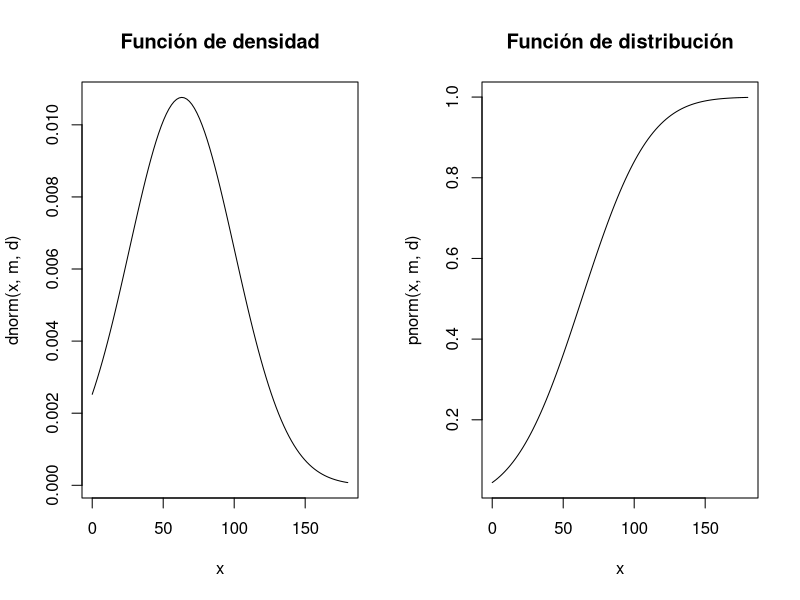
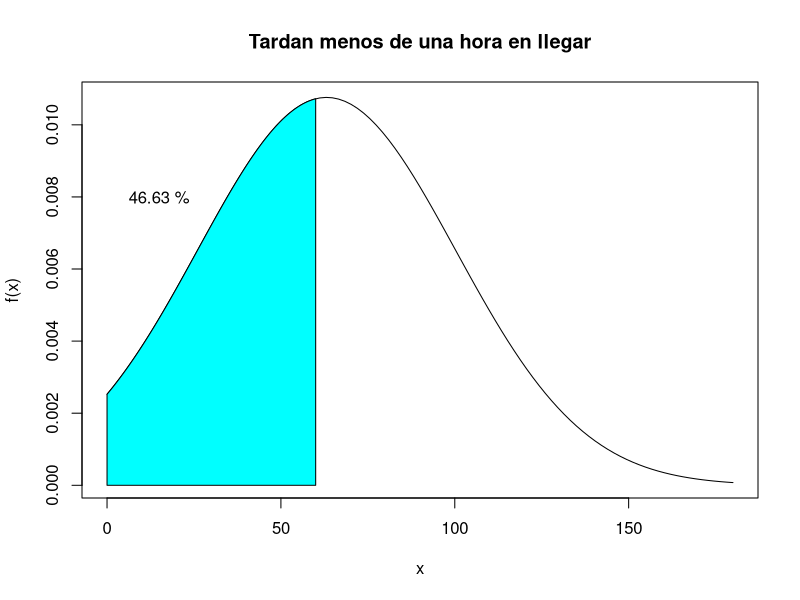
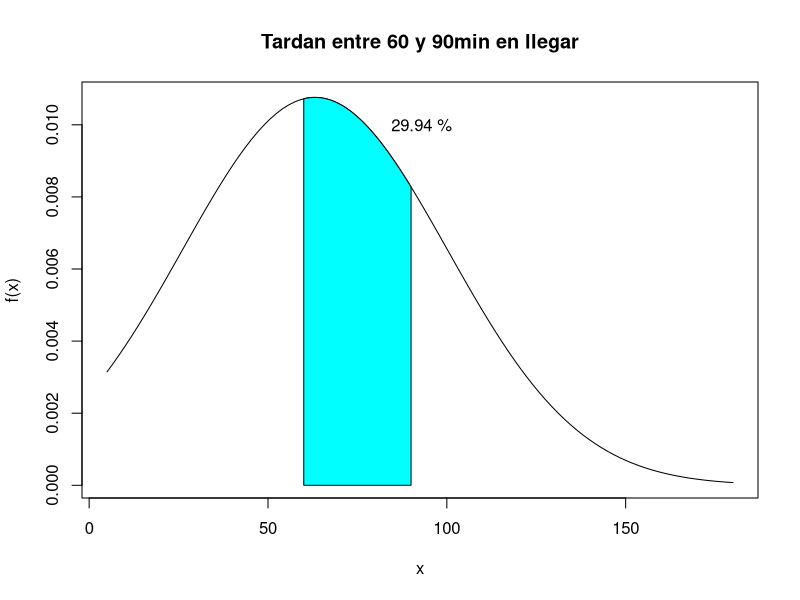
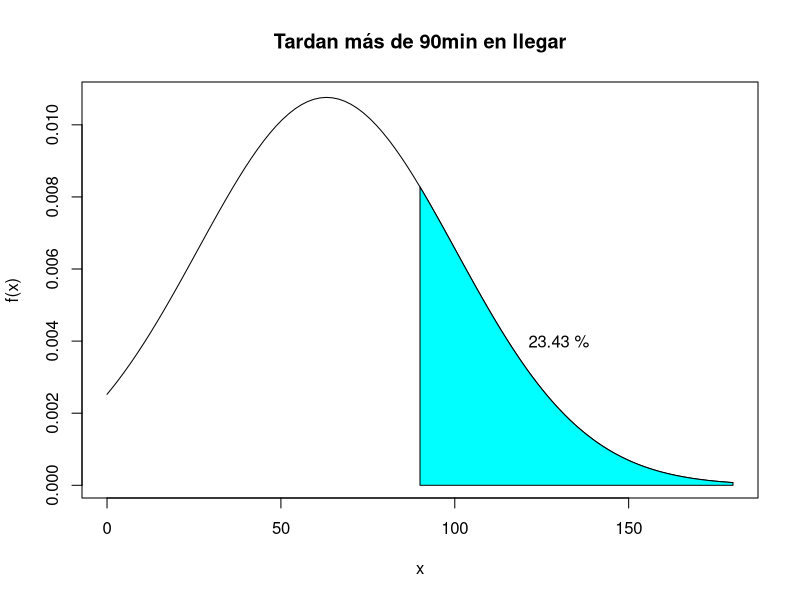
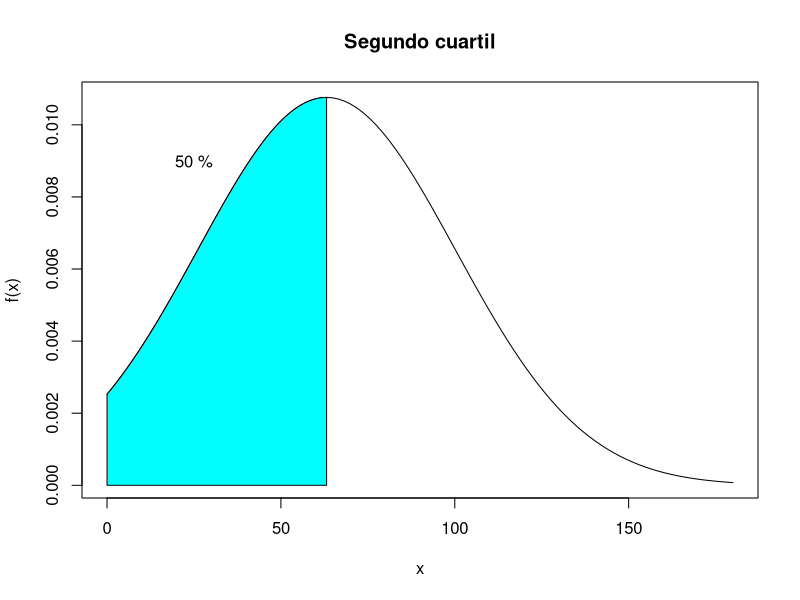
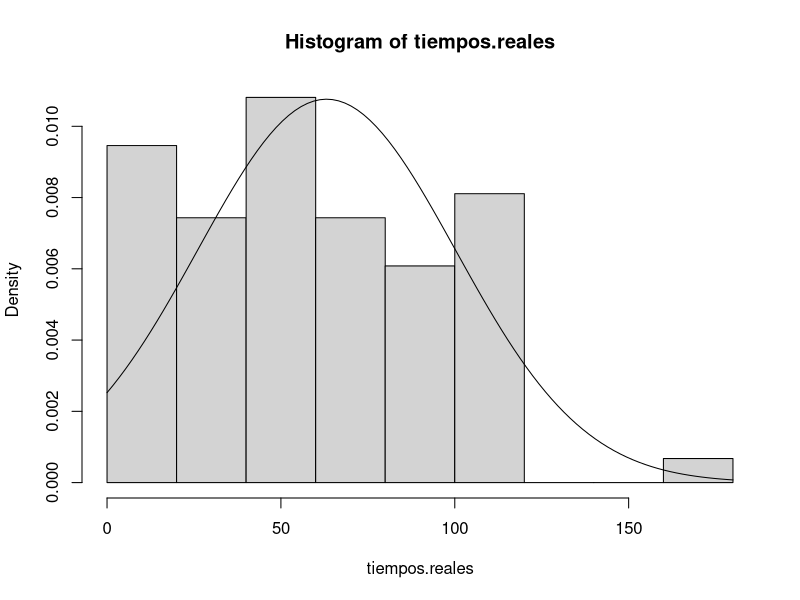
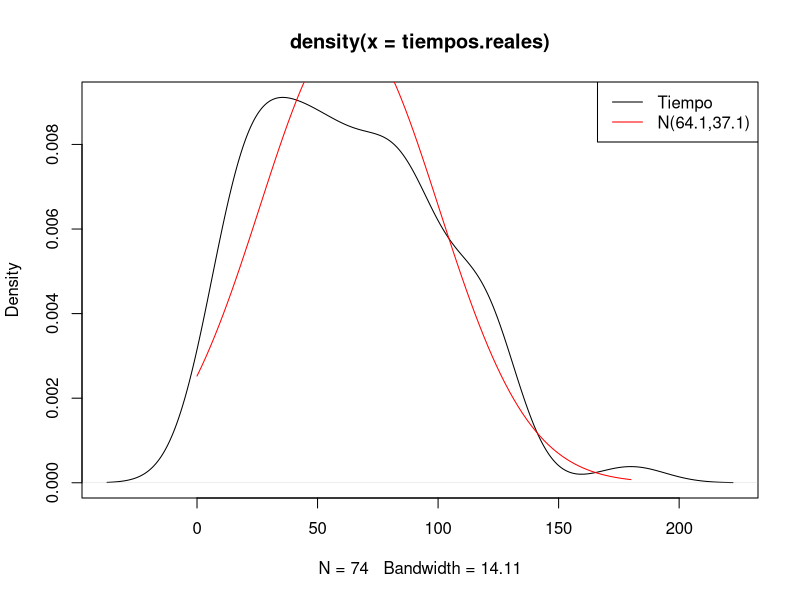
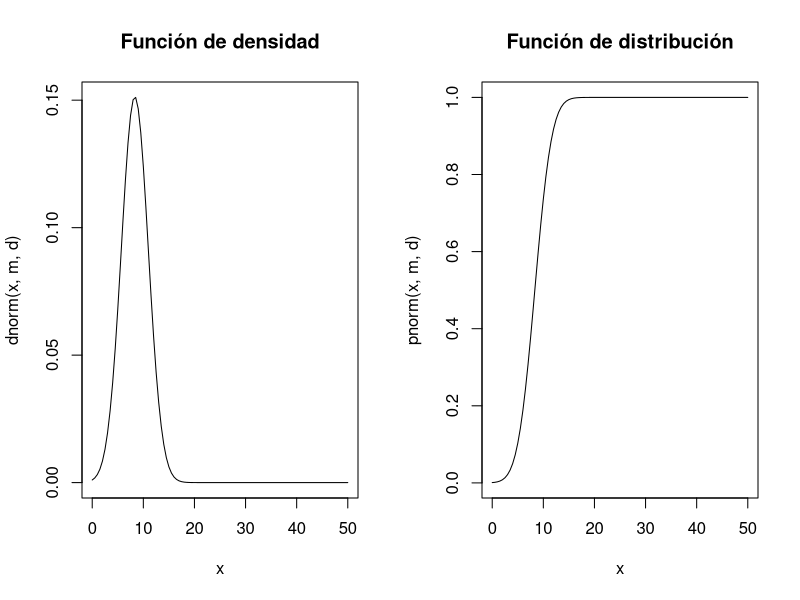

Generate these figures, in order, with R: (Note: this script raises an error after producing the figures.)
"EJERCICIO 1 DE LA PRÁCTICA 5 - PARTE 2"
options(scipen = 90)

#Lectura del archivo csv
encuesta = na.omit(read.csv2("encuesta.csv"))

#1A
"X -> N(m,d)"
(m = mean(encuesta$VIAJE))
(d = sd(encuesta$VIAJE))

#1B
(Esperanza = m)
(Varianza = d^2)

#1C
par(mfrow=c(1,2))
curve(dnorm(x,m,d),0,180, main = "Función de densidad")
curve(pnorm(x,m,d),0,180, main = "Función de distribución")
par(mfrow=c(1,1))

#1D
"Calcular P(X<60), en la variable aleatoria esto es P(X≤60)"
(p.menor.60 = pnorm(60,m,d))

"Ahora dibujamos en el diagrama de la función de densidad el área para P(X≤60)"
d.intervaloX = seq(0,60,0.01)
d.xBase = c(0,d.intervaloX,60)
d.yTapa = c(0,dnorm(d.intervaloX,m,d),0)
curve(dnorm(x,m,d),0, 180, ylab="f(x)",main='Tardan menos de una hora en llegar')
polygon(d.xBase, d.yTapa, col="cyan")
d.texto.porcentaje = paste(round(p.menor.60*100,2),"%")
text(15, 0.008, d.texto.porcentaje)

#1E
"Calcular P(60≤X≤90), que es lo mismo que P(X≤90)-P(X≤60)"
(p.menor.igual.90 = pnorm(90,m,d))
(p.entre.60_90 = p.menor.igual.90 - p.menor.60)

"Ahora dibujamos en la función de densidad su área correspondiente"
e.intervaloX = seq(60,90,0.01)
e.xBase = c(60,e.intervaloX,90)
e.yTapa = c(0,dnorm(e.intervaloX,m,d),0)
curve(dnorm(x,m,d),5, 180, ylab="f(x)",main='Tardan entre 60 y 90min en llegar')
polygon(e.xBase, e.yTapa, col="cyan")
e.texto.porcentaje = paste(round(p.entre.60_90*100,2),"%")
text(93, 0.01, e.texto.porcentaje)

#1F
"Calcular P(X>90), que es lo mismo que calcular 1 - P(X<90)"
(p.mayor.90 = 1 - pnorm(90,m,d))

"Ahora dibujamos en la función de densidad su área correspondiente"
f.intervaloX = seq(90,180,0.01)
f.xBase = c(90,f.intervaloX,180)
f.yTapa = c(0,dnorm(f.intervaloX,m,d),0)
curve(dnorm(x,m,d),0, 180, ylab="f(x)",main='Tardan más de 90min en llegar')
polygon(f.xBase, f.yTapa, col="cyan")
f.texto.porcentaje = paste(round(p.mayor.90*100,2),"%")
text(130, 0.004, f.texto.porcentaje)

#1G
(cuartiles = qnorm(c(0.25,0.50,0.75),m,d))
(segundo.cuartil = cuartiles[2])
(p.segundo.cuartil= pnorm(segundo.cuartil,m,d))

"Ahora dibujamos el área del segundo cuartil en la función de densidad"
g.intervaloX = seq(0,segundo.cuartil,0.01)
g.xBase = c(0,g.intervaloX,segundo.cuartil)
g.yTapa = c(0,dnorm(g.intervaloX,m,d),0)
curve(dnorm(x,m,d),0,180,ylab="f(x)",main='Segundo cuartil')
polygon(g.xBase, g.yTapa,col="cyan")
g.texto.porcentaje = paste(round(p.segundo.cuartil*100,2),"%")
text(25, 0.009, g.texto.porcentaje)

#1H
tiempos.reales = encuesta$VIAJE
hist(tiempos.reales, freq=FALSE)
curve(dnorm(x,m,d),0,180, add = TRUE)

#1I
plot(density(tiempos.reales))
curve(dnorm(x,m,d),0,180, add=TRUE, col="red")
legend("topright",legend=c("Tiempo","N(64.1,37.1)"), col=c("black", "red"), lty=1)


"EJERCICIO 2"


"X -> B(50,1/6)"
(n = 50)
(p = 1/6)

#2A
"B(n,p) ~> N(m,d)"
(m = n*p)
(d = sqrt(n*p*(1-p)))

#2B
(esperanza = m)
(varianza = d^2)

#2C
par(mfrow=c(1,2))
curve(dnorm(x,m,d),0,50, main = "Función de densidad")
curve(pnorm(x,m,d),0,50, main = "Función de distribución")
par(mfrow=c(1,1))

#2D
dnorm(-0.5,m,d)

#2E
dnorm(50.5,m,d)

#2F
pnorm(9.5,m,d)

#2G
1 - pnorm(10.5,m,d)

#2H
pnorm(40.5,m,d) - pnorm(19.5,m,d)

#2I
qnorm(c(0.50,0.90),m,d)

#2J
muestra = rnorm(100,m,d)
hist(muestra, breaks = 0:n)
lines(0:n,100*dnorm(0:n,m,d),col="red")


"EJERCICIO 3"


"X -> P(λ)"
(lambda = 120/24)

#3A
"P(λ) ~> N(m,d)"
(m = lambda)
(d = sqrt(lambda))

#3B
(Esperanza = m)
(Varianza = d^2)

#3C
par(mfrow=c(1,2))
curve(dnorm(x,m,d),0,20, main = "Función de densidad")
curve(pnorm(x,m,d),0,20, main = "Función de distribución")
par(mfrow=c(1,1))

#3D
dnorm(4.5,m,d)

#3E
pnorm(4.5,m,d)

#3F
1 - pnorm(4.5,m,d)

#3G
dnorm(-0.5,m,d)

#3H
pnorm(6.5,m,d) - pnorm(3.5,m,d)

#3I
qnorm(c(0.25,0.50,0.75,1),m,d)

#3J
muestra = rnorm(100,m,d)
hist(muestra, breaks = 0:20)
lines(0:20,100*dnorm(0:20,m,d),col="red")

#3K
lambda = 120
m = lambda
d = sqrt(lambda)

dnorm(100.5,m,d)

#3L
muestra = rnorm(100,m,d)
hist(muestra, breaks = 0:200)
lines(0:200,100*dnorm(0:200,m,d),col="red")
